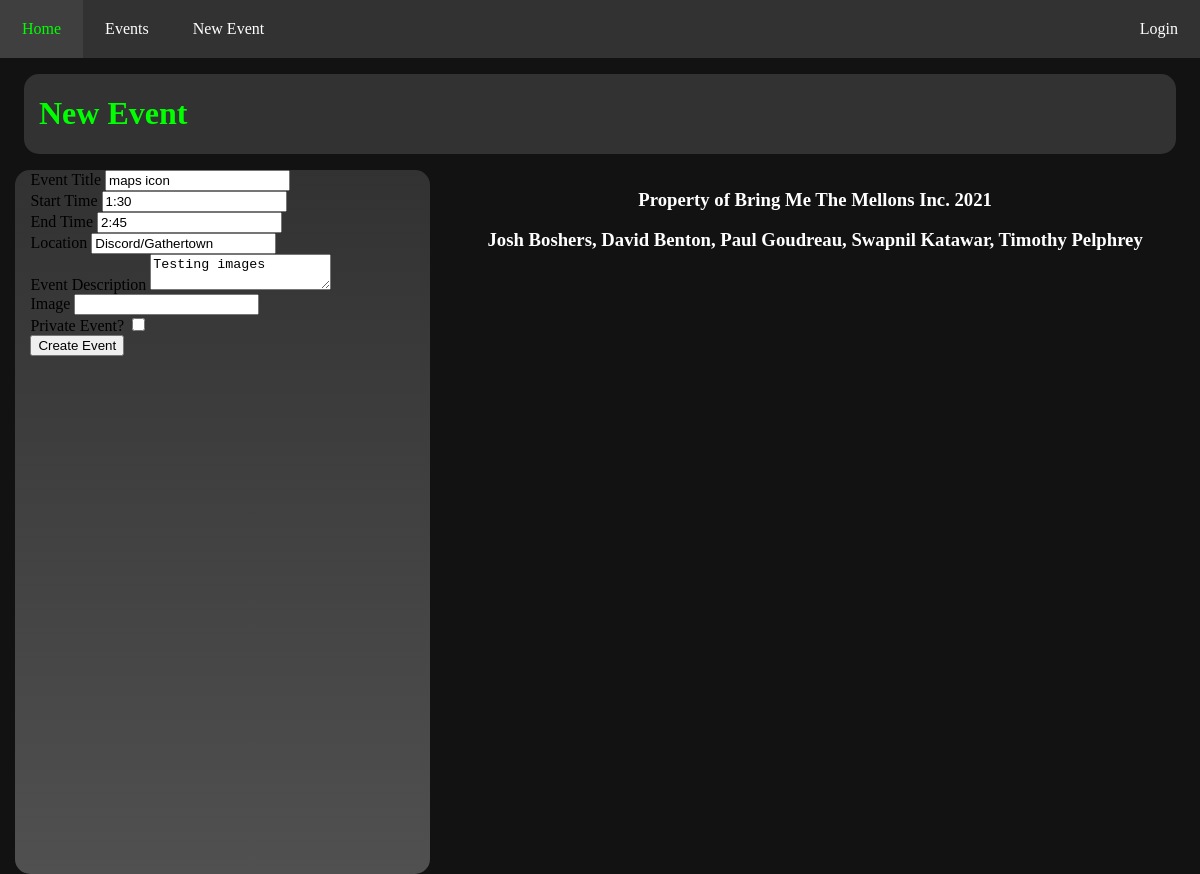
Page /events/edit/1 on the committed database.
### database/models.py (models this page shows, shortened)
class Event(db.Model):
    id = db.Column('id', db.Integer, primary_key=True)
    host_id = db.Column(db.Integer, db.ForeignKey('user.id'), nullable=False)
    name = db.Column('name', db.String(100), nullable=False)
    is_private = db.Column('is_private', db.Boolean, default=False, nullable=False)
    location = db.Column('location', db.String(200), nullable=False)
    start_time = db.Column('start_time', db.String(50), nullable=False)
    end_time = db.Column('end_time', db.String(50))
    image = db.Column('image', db.String(50))
    description = db.Column('description', db.VARCHAR, nullable=False)
    rsvps = db.relationship('RSVP', backref='event', cascade='all, delete-orphan', lazy=True)

### app.py (the view)
@app.route('/events/edit/<event_id>', methods=['GET','POST'])
def update_event(event_id):
    event_form = EventForm()
    if request.method == 'POST':
        name = request.form.get('name')
        start_time = request.form.get('start_time')
        end_time = request.form.get('end_time')
        location = request.form.get('location')
        description = request.form.get('description')
        is_private = True if request.form.get('is_private') is 'y' else False
        image = request.form.get('image')
        event = db.session.query(Event).filter_by(id=event_id).one()
        event.start_time = start_time
        event.end_time = end_time
        event.location = location
        event.image = image
        event.description = description
        event.is_private = is_private
        db.session.add(event)
        db.session.commit()
        return redirect(url_for('event', event_id=event_id))
    else:
        event = db.session.query(Event).filter_by(id=event_id).one()
        print(event)
        event_form['name'].data = event.name
        event_form['start_time'].data = event.start_time
        event_form['end_time'].data = event.end_time
        event_form['location'].data = event.location
        event_form['image'].data = event.image
        event_form['description'].data = event.description
        event_form['is_private'].data = event.is_private
        return render_template('new_event.html', event=event, form=event_form)

### forms.py
class EventForm(FlaskForm):
    class Meta:
        csrf = False
    name = StringField('Event Title', [DataRequired(message='The event must have a name')])
    start_time = StringField('Start Time', [DataRequired(message='When is your event?')])
    end_time = StringField('End Time')
    location = StringField('Location', [DataRequired(message='Where is your event?')])
    description = TextAreaField('Event Description', validators=[Length(min=1)])
    is_private = BooleanField('Private Event?')
    image = StringField('Image')
    submit = SubmitField('Create Event')

### templates/new_event.html (shortened to what this page needs)
<!DOCTYPE html>
<html lang="en">
    <head>
        <link rel="stylesheet" href="..\static\css\main.css">
    </head>
    <body>
    <nav>
        <ul id="navbar">
          <li><a class="nav-link" href="/index"> Home </a></li>
          <li><a class="nav-link"  href="/events"> Events </a></li>
          <li><a class="nav-link"  href="/events/new"> New Event </a></li>
            {% if session['user'] %}
            <div class="nav-right">
            <li><a class="nav-link" id="login"  href="/logout"> Logout </a></li>
            </div>
            {% else %}
            <div class="nav-right">
            <li><a class="nav-link" id="login"  href="/login"> Login </a></li>
            </div>
            {% endif %}
        </ul>
      </nav>
        <div class="row">
            <div class="spacer"></div>
            <div class="frame">
            <h1>New Event</h1>
            </div>
            <div class="spacer"></div>
        </div>
        <div class="row">
            <div class="spacer"></div>
            <div class=event_frame_l>
                <form method="POST" action="/events/new">
                    <div class="form-field">{{ form.name.label }} {{ form.name }}
                    </div>
                    <div class="form-field">{{ form.start_time.label }} {{ form.start_time }}
                    </div>
                    <div class="form-field">{{ form.end_time.label }} {{ form.end_time }}
                    </div>
                    <div class="form-field">{{ form.location.label }} {{ form.location }}
                    </div>
                    <div class="form-field">{{ form.description.label }} {{ form.description }}
                    </div>
                    <div class="form-field"> {{form.image.label}} {{ form.image}}
                    </div>
                    <div class="form-field">{{ form.is_private.label }} {{ form.is_private }}
                    </div>
                    {{ form.submit }}
                </form>
        </div>
        <div class="footer">
            <h3>Property of Bring Me The Mellons Inc. 2021</h3>
            <h3>Josh Boshers, David Benton, Paul Goudreau, Swapnil Katawar, Timothy Pelphrey</h3>
        </div>
    </body>
</html>

### static/css/main.css (style rules this page uses)
body { background-color: #111111; margin: 0px; background-color: #121212 }
#navbar { list-style-type: none; background-color: #323232; margin:0; padding:0; overflow: hidden; }
.nav-right { float:right; }
li { float:left; }
.nav-link { text-decoration: none; display: block; color: white; text-align: center; padding: 20px 22px; background-color: #323232; vertical-align: center; float: right; }
.footer { background-color: #323232 position: absolute; bottom: 0; width: 100%; text-align: center; }
.event_frame_l { background-image: linear-gradient( to bottom, #323232, #505050); flex:50%; border-radius: 15px; padding-left: 15px; height: 88vh; padding-right: 15px; overflow-y: auto; }
.frame { background-color: #323232; flex:50%; border-radius:15px; padding-left: 15px; padding-right: 15px; }
.spacer { width: 2%; }
h1 { color:#00FF00; }
h3 { color:white; }
.row { display: flex; float:left width:50%; height: 90%; }

### rows in the picture
Event: name "maps icon", start_time "1:30", end_time "2:45", location "Discord/Gathertown", description "Testing images"
